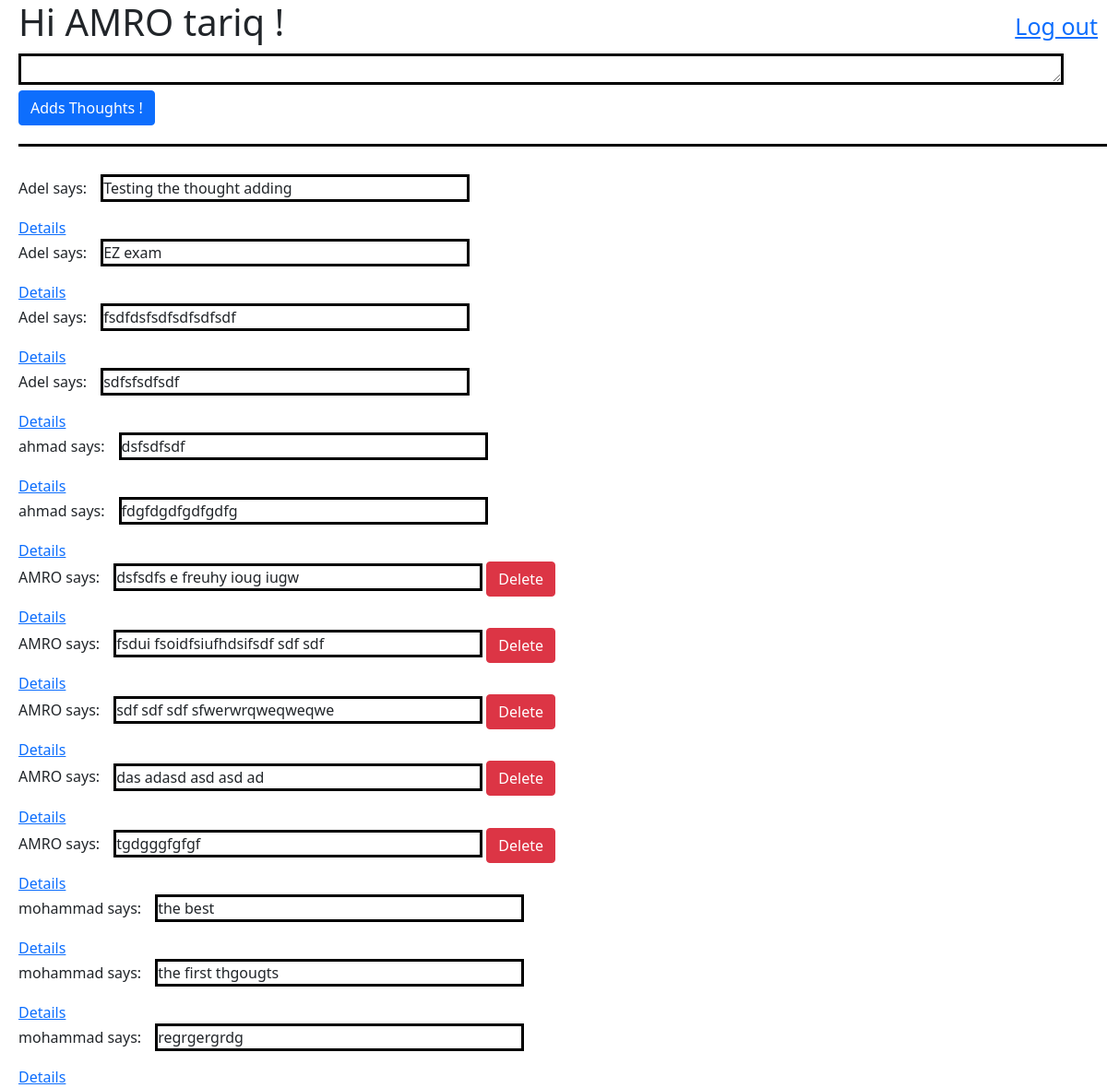
Page /thoughts (signed in) on the committed database.
### thoughts_app/models.py (models this page shows)
class Thoughts(models.Model):
    thought = models.TextField()
    posted = models.ForeignKey(User, related_name="related_thoug", on_delete = models.CASCADE,default=True)
    liked = models.ManyToManyField(User, related_name="liked_thoug",default=True)
    created_at = models.DateTimeField(auto_now_add=True)
    updated_at = models.DateTimeField(auto_now=True)
    objects = thog_Manager()

class User(models.Model):
    first_name = models.CharField(max_length=200)
    last_name = models.CharField(max_length=200)
    email = models.CharField(max_length=200)
    password = models.CharField(max_length=200)
    created_at = models.DateTimeField(auto_now_add=True)
    updated_at = models.DateTimeField(auto_now=True)
    objects = UserManager()

### thoughts_app/views.py (the view)
# urls.py: path('thoughts',views.thoughts),
def thoughts(request):
    if 'id' in request.session:
        context = {
            'thoughts' : models.all_thoughts(),
            'current_user': models.get_user(request.session['id']),
        }
        return render(request, 'thoughts.html', context)
    return redirect('/')

### thoughts_app/models.py (called while the page is built)
def all_thoughts():
    return Thoughts.objects.all()

def get_user(id):
    return User.objects.get(id = id)

### thoughts_app/templates/thoughts.html (shortened to what this page needs)
<!DOCTYPE html>
<html lang="en">
<head>
    <link href="https://cdn.jsdelivr.net/npm/bootstrap@5.0.1/dist/css/bootstrap.min.css" rel="stylesheet"
>
          {% load static %}
    <link rel="stylesheet" href="{% static 'css/style.css' %}">
</head>
<body>
    <div class="" style="display: flex; justify-content: space-between;">
        <h1>Hi {{request.session.first_name}} {{request.session.last_name}} !</h1>
        <a class="logout" href="/logout" >Log out</a>
    </div>
    <form action="/add_thought" method="POST">
        <textarea cols="120" rows="1" name="thoug"></textarea>
        <button class="btn btn-primary" type="submit">Adds Thoughts !</button>
    </form>
    <div class="main" >
        {% for thought in thoughts %}
            {{thought.posted.first_name }} says:<p class="post" > {{thought.thought}} </p>
            {% if current_user == thought.posted %}
                <a class= "btn btn-danger" href="/thoughts/delete/{{thought.id}}">Delete</a>
            {% endif %} <br>
            <a  href="/thoughts/{{thought.id}}">Details</a><br>
        {% endfor %}
    </div>
</body>
</html>

### thoughts_app/static/css/style.css (style rules this page uses)
.post { border: solid black 3px; display: inline-block; width: 400px; margin-left: 15px; height: auto; }
textarea { border: black solid 3px; margin-right: 10px; }
.logout { margin: 10px; font-size: 25px; }
form { border-bottom: solid black 3px; width: 1200px; margin-bottom: 30px; padding-bottom: 20px; }
body { margin-left: 20px; }
.main { width: 900px; }

### rows in the picture
Thoughts: posted.first_name "Adel", thought "Testing the thought adding"
Thoughts: posted.first_name "Adel", thought "EZ exam"
Thoughts: posted.first_name "Adel", thought "fsdfdsfsdfsdfsdfsdf"
Thoughts: posted.first_name "Adel", thought "sdfsfsdfsdf"
Thoughts: posted.first_name "ahmad", thought "dsfsdfsdf"
Thoughts: posted.first_name "ahmad", thought "fdgfdgdfgdfgdfg"
Thoughts: posted.first_name "AMRO", thought "dsfsdfs e freuhy ioug iugw"
Thoughts: posted.first_name "AMRO", thought "fsdui fsoidfsiufhdsifsdf sdf sdf"
Thoughts: posted.first_name "AMRO", thought "sdf sdf sdf sfwerwrqweqweqwe"
Thoughts: posted.first_name "AMRO", thought "das adasd asd asd ad"
Thoughts: posted.first_name "AMRO", thought "tgdgggfgfgf"
Thoughts: posted.first_name "mohammad", thought "the best"
Thoughts: posted.first_name "mohammad", thought "the first thgougts"
Thoughts: posted.first_name "mohammad", thought "regrgergrdg"
